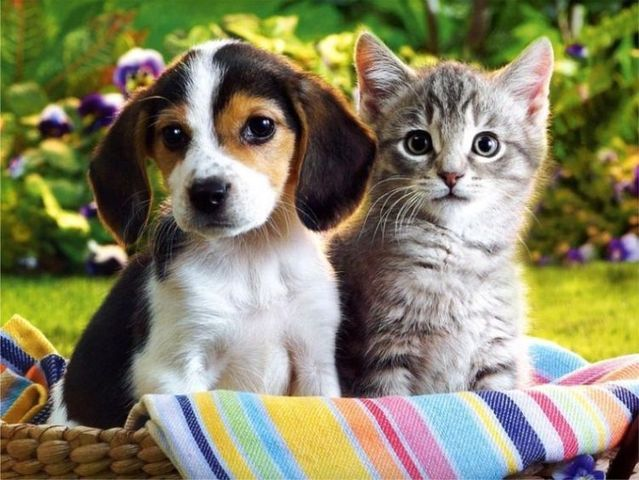
#> input picture Teoría/Intro_imags/imag1.jpg, 639 x 480 px
$ python Bordes.py
#> lines starting #> are read from the running program, lines starting #| are printed output that depends on the picture; after the words box and inside, x2 and y2 are one past the last pixel; in counts of white or black regions, pixels touching at a corner belong together
import cv2 as cv
import numpy as np
from matplotlib import pyplot as plt

def sobel_edg(img):
    # Blur the image for better edge detection
    #img = cv.GaussianBlur(img, (3,3), 0) #Optional

    # Sobel Edge Detection
    sobelx = cv.Sobel(img, ddepth=cv.CV_64F, dx=1, dy=0) # default 3x3 kernel
    sobelx = np.absolute(sobelx)
    sobely = cv.Sobel(img, ddepth=cv.CV_64F, dx=0, dy=1)
    sobely = np.absolute(sobely)
    sobelxy = cv.Sobel(img, ddepth=cv.CV_64F, dx=1, dy=1)
    sobelxy = np.absolute(sobelxy)

    plt.subplot(2,2,1)
    plt.imshow(img,'gray')
    plt.title('Original')
    plt.subplot(2,2,2)
    plt.imshow(sobelxy,'gray')
    plt.title('Sobel XY')
    plt.subplot(2,2,3)
    plt.imshow(sobelx,'gray')
    plt.title('Sobel X')
    plt.subplot(2,2,4)
    plt.imshow(sobely,'gray')
    plt.title('Sobel Y')

    plt.show()

def Laplace_edg(img):
    # Blur the image for better edge detection
    #img = cv.GaussianBlur(img, (3,3), 0) #Optional

    lap = cv.Laplacian(img,cv.CV_64F)
    lap = np.absolute(lap)

    plt.subplot(1,2,1)
    plt.imshow(img,'gray')
    plt.title('Original')
    plt.subplot(1,2,2)
    plt.imshow(lap,'gray')
    plt.title('Laplaciano')
    plt.show()

def Canny_edg(img):
    cann = cv.Canny(img, 100, 200)
    plt.subplot(1,2,1)
    plt.imshow(img,'gray')
    plt.title('Original')
    plt.subplot(1,2,2)
    plt.imshow(cann,'gray')
    plt.title('Canny detection')
    plt.show()

imagN = cv.imread('imag1.jpg', cv.IMREAD_GRAYSCALE) # CARGANDO IMAGEN NATURAL
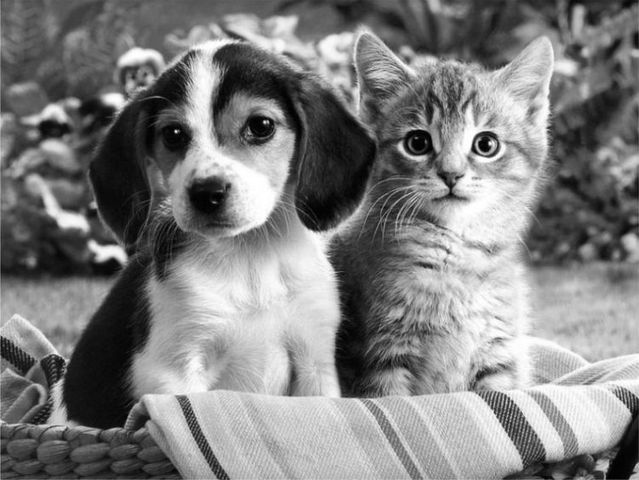
#> imagN: shape (480, 639); min 0, max 255, mean 127.6
imagS = cv.imread('dibujo.png', cv.IMREAD_GRAYSCALE) # CARGANDO IMAGEN SINTÉTICA
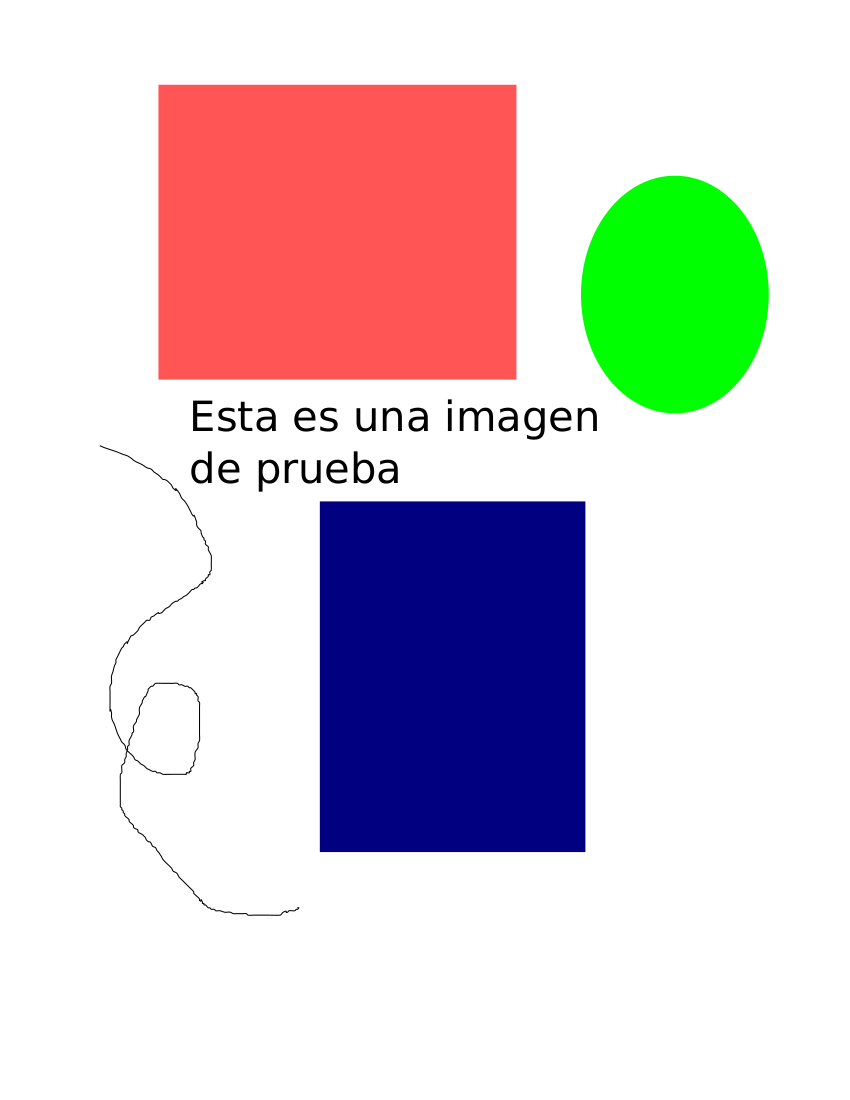
#> input picture Teoría/Intro_imags/dibujo.png, 850 x 1100 px
#> imagS: shape (1100, 850); min 0, max 255, mean 211.8

sobel_edg(imagN)
sobel_edg(imagS)
#> in sobel_edg (call 2), `sobely = cv.Sobel(img, ddepth=cv.CV_64F, dx=0, dy=1)`:
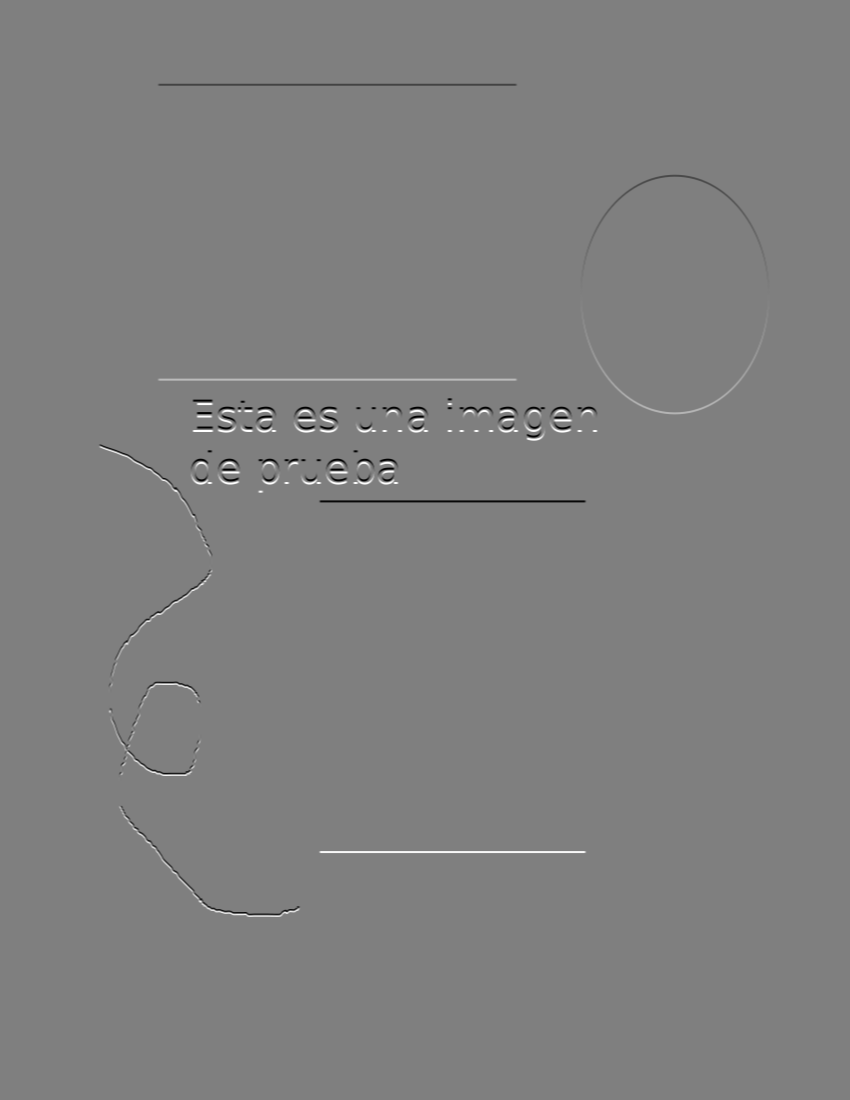
#> sobely: shape (1100, 850) float64; min -1020, max 1020, mean 0; drawn with min black and max white

Laplace_edg(imagN)
#> in Laplace_edg, `lap = cv.Laplacian(img,cv.CV_64F)`:
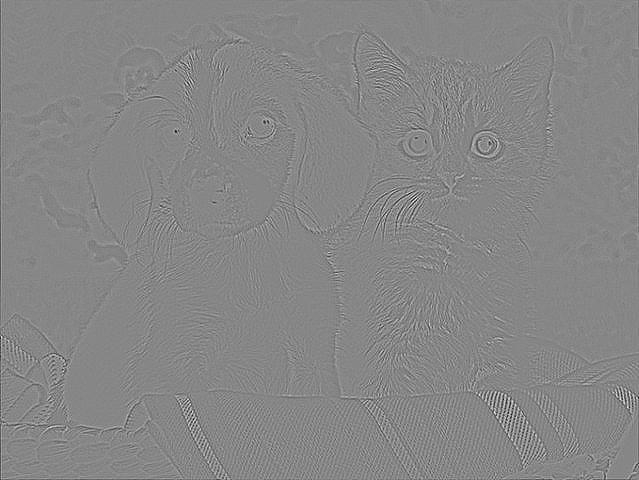
#> lap: shape (480, 639) float64; min -281, max 251, mean -0.1; drawn with min black and max white
#> in Laplace_edg, `lap = np.absolute(lap)`:
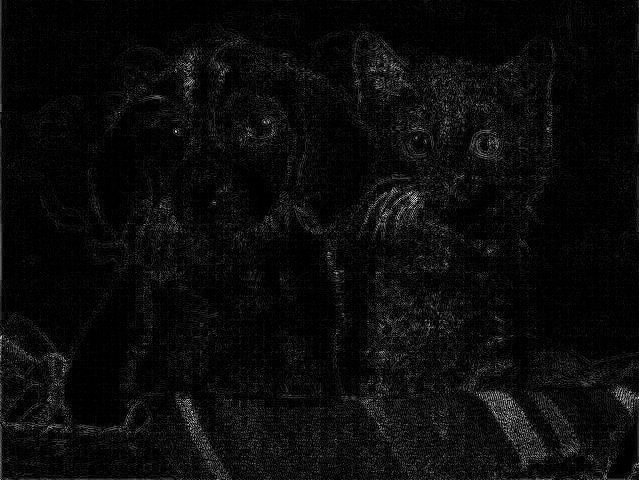
#> lap: shape (480, 639) float64; min 0, max 281, mean 13.1; drawn with min black and max white
Laplace_edg(imagS)

Canny_edg(imagN)
#> in Canny_edg, `cann = cv.Canny(img, 100, 200)`:
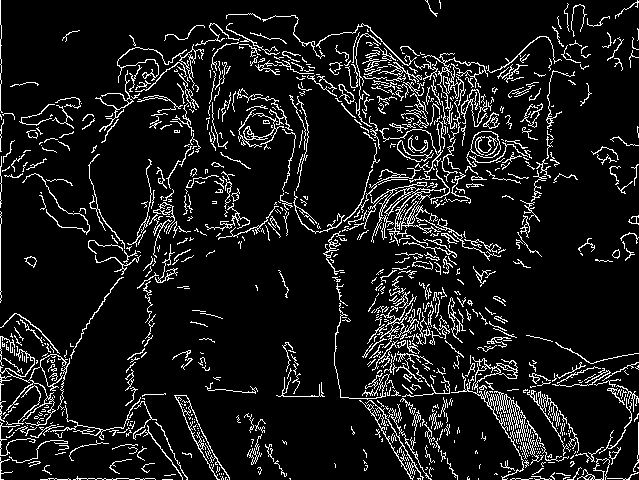
#> cann: shape (480, 639); 9.7% white in thin lines or dots
Canny_edg(imagS)
#> in Canny_edg (call 2), `cann = cv.Canny(img, 100, 200)`:
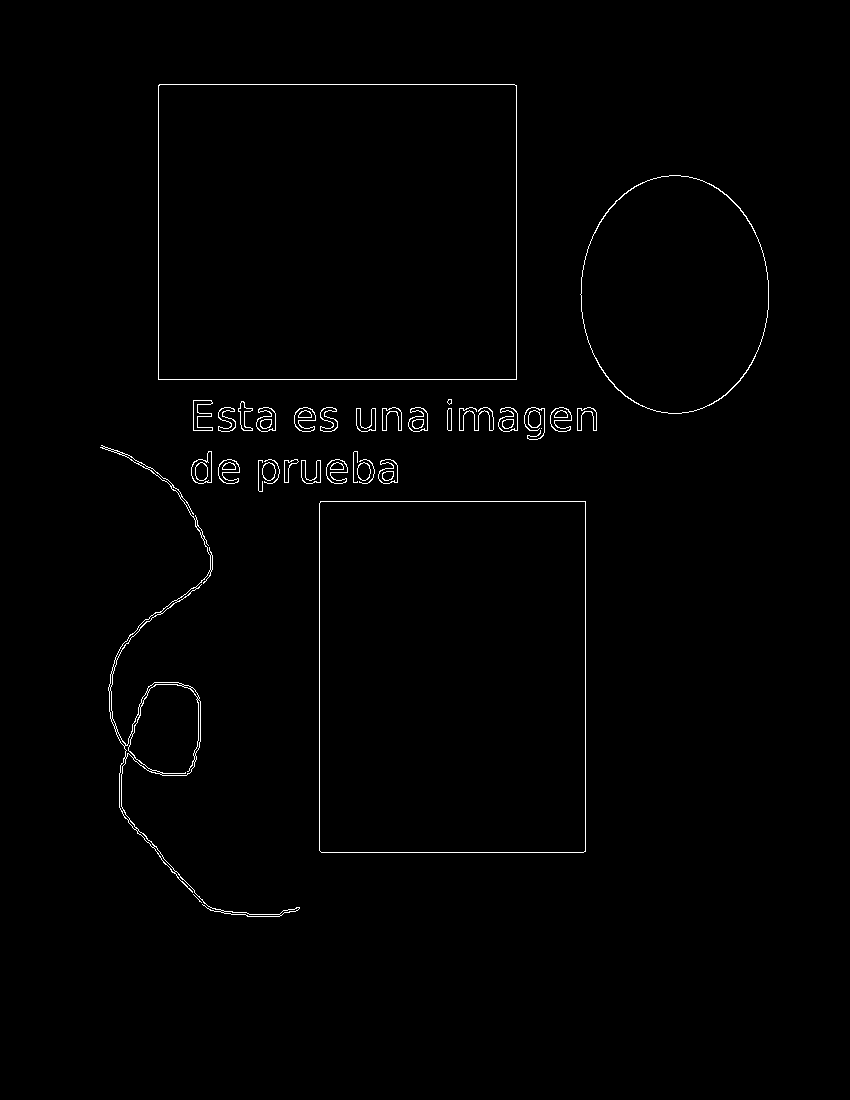
#> cann: shape (1100, 850); 0.89% white in thin lines or dots, all inside (x1, y1, x2, y2) = (100, 84, 769, 917)
